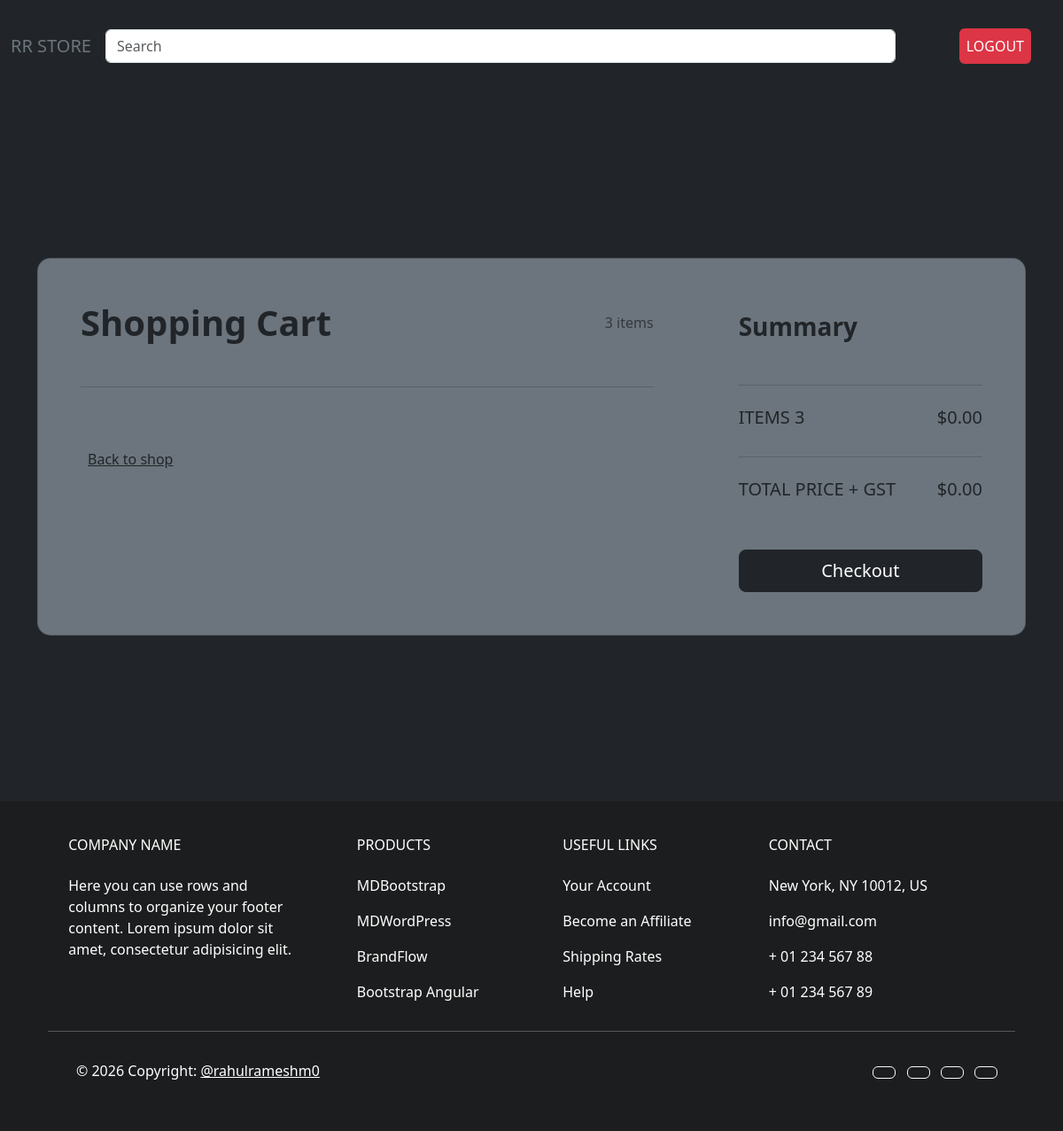
Page /cart/ (signed in) on the earlier database version.
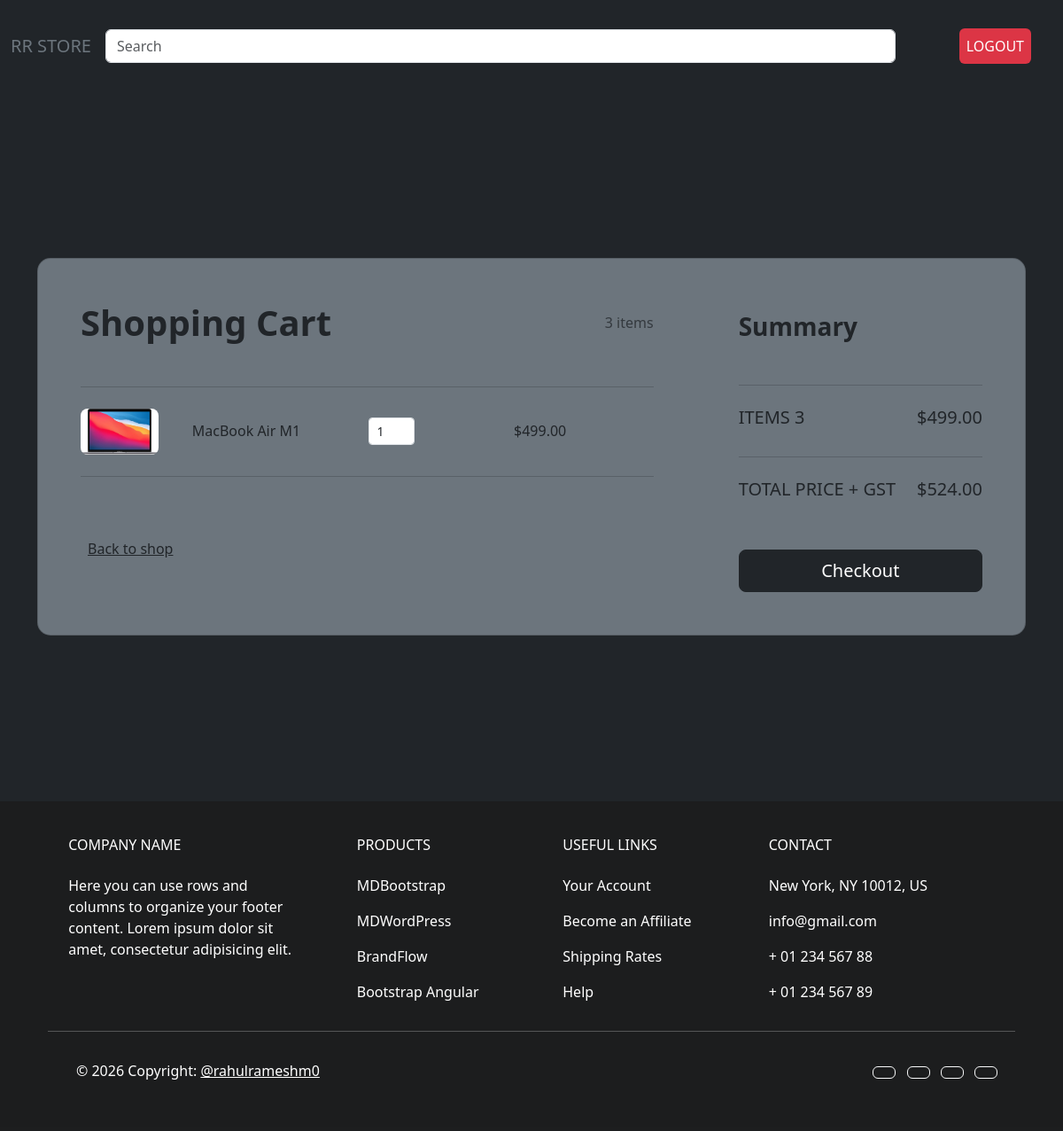
Same page on the later database version.
### cart/models.py (models this page shows, shortened)
class Cart(models.Model):
    user = models.ForeignKey(User, on_delete=models.CASCADE)
    products = models.ForeignKey(Products, on_delete=models.CASCADE)
    quantity = models.IntegerField(default=1)
    class Meta:
        unique_together = ('user', 'products')
    def total_price(self):
        return self.products.price * self.quantity

### add_products/models.py (models this page shows, shortened)
class Products(models.Model):
    PRODUCT_STATUS = [
        ('in_stock', 'In Stock'),
        ('out_of_stock', 'OUT of Stock'),
    ]
    PRODUCT_TYPES = [
        ('electronics', 'Electronics'),
        ('grocery', 'Grocery'),
        ('clothing', 'Clothing'),
        ('fitness', 'Fitness'),
        ('toys', 'Toys')
    ]
    user = models.ForeignKey(User, on_delete=models.CASCADE)
    product_id = models.IntegerField(unique=True)
    quantity = models.CharField(max_length=150)
    status = models.CharField(max_length=20,choices=PRODUCT_STATUS)
    price = models.DecimalField(max_digits=10, decimal_places=2, default=0.00)
    product_types = models.CharField(max_length=20, choices=PRODUCT_TYPES)
    vendor_name = models.CharField(max_length=150, blank=False)
    image = models.ImageField(upload_to='products/',blank=True, null=True)
    stripe_customer_id = models.CharField(max_length=255)
    stripe_checkout_id = models.CharField(max_length=255, blank=True, null=True)
    stripe_product_id = models.CharField(max_length=255)
    currency = models.CharField(max_length=3)
    has_paid = models.BooleanField(default=False)

### cart/views.py (the view)
# urls.py: path('cart/', views.cart, name='cart'),
@login_required(login_url='login')
def cart(request):
    cart_items = Cart.objects.filter(user=request.user)
    grand_total = Decimal('0.00')
    for item in cart_items:
        grand_total += item.products.price * item.quantity
    gst = grand_total * Decimal('0.05')
    final_total = grand_total + round(gst)
    return render(request, 'cart.html', {'cart_items':cart_items, 'grand_total':grand_total, 'final_total':final_total})

### templates/cart.html (shortened to what the changed rows need)
{% extends "user-dashboard.html" %}
{% load static %}
{% block content %}
<link rel="stylesheet" href="{% static 'css/cart.css' %}">
    <body>
        <section class="h-100 h-custom bg-dark">
            <div class="container py-5 h-100">
                <div class="row d-flex justify-content-center align-items-center h-100">
                    <div class="col-12">
                        <div class="card card-registration card-registration-2 bg-secondary" style="border-radius: 15px;">
                            <div class="card-body p-0">
                                <div class="row g-0">
                                    <div class="col-lg-8">
                                        <div class="p-5">
                                            <div class="d-flex justify-content-between align-items-center mb-5">
                                                <h1 class="fw-bold mb-0">Shopping Cart</h1>
                                                <h6 class="mb-0 text-muted">3 items</h6>
                                            </div>
                                            <hr class="my-4">
                                            {% if cart_items %}
                                            {% for item in cart_items %}
                                                <div class="row mb-4 d-flex justify-content-between align-items-center">
                                                    <div class="col-md-2 col-lg-2 col-xl-2">
                                                        <img
                                                        src="{{ item.products.image.url }}"
                                                        class="img-fluid rounded-3" alt="..">
                                                    </div>
                                                    <div class="col-md-3 col-lg-3 col-xl-3">
                                                        <h6 class="mb-0">{{ item.products.vendor_name }}</h6>
                                                    </div>
                                                    <div class="col-md-3 col-lg-3 col-xl-2 d-flex">
                                                        <button data-mdb-button-init data-mdb-ripple-init class="btn btn-link px-2"
                                                        onclick="this.parentNode.querySelector('input[type=number]').stepDown()">
                                                    </button>
                                                    <input id="form1" min="0" name="quantity" value="{{ item.quantity }}" type="number"
                                                    class="form-control form-control-sm" />
                                                    <button data-mdb-button-init data-mdb-ripple-init class="btn btn-link px-2"
                                                    onclick="this.parentNode.querySelector('input[type=number]').stepUp()">
                                                </button>
                                            </div>
                                            <div class="col-md-3 col-lg-2 col-xl-2 offset-lg-1">
                                                <h6 class="mb-0">${{ item.total_price }}</h6>
                                            </div>
                                        </div>
                                        <hr class="my-4">
                                        {% endfor %}
                                        {% endif %}
                                        <div class="pt-5">
                                            <h6 class="mb-0"></h6>
                                            </div>
                                        </div>
                                    </div>
                                    <div class="col-lg-4 bg-body-dark">
                                        <div class="p-5">
                                            <div class="d-flex justify-content-between mb-4">
                                                <h5 class="text-uppercase">items 3</h5>
                                                <h5>${{ grand_total }}</h5>
                                            </div>
                                            <div class="d-flex justify-content-between mb-5">
                                                <h5 class="text-uppercase">Total price + GST</h5>
                                                <h5>${{ final_total }}</h5>
                                            </div>
                                        </div>
                                    </div>
                                </div>
                            </div>
                        </div>
                    </div>
                </div>
            </div>
        </section>
    </body>
{% endblock content %}

Differences in the rows shown:
added Cart: products.image (picture), products.vendor_name "MacBook Air M1", quantity "1", total_price "499.00"
Other differences:
{{ grand_total }}: "0.00" → "499.00"
{{ final_total }}: "0.00" → "524.00"
